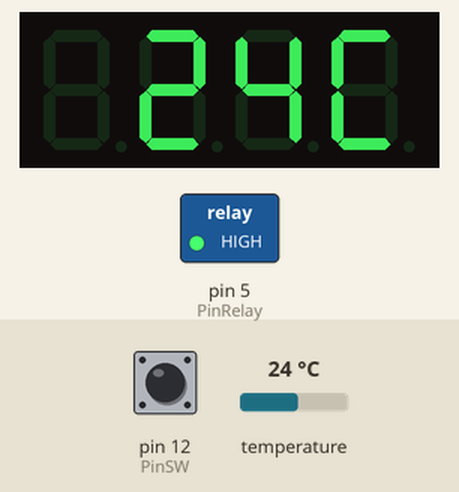
This sketch was run on a simulated Arduino Uno, built with avr-gcc and run on an emulated ATmega328P. Shown: 4-digit seven-segment display, switched loads named in the sketch (green lamp = pin HIGH). Inputs (shaded band) come from the test bench; at power-on: temperature 24 °C, pin 12 (PinSW) HIGH. Pins used as bus, display or sensor lines are not drawn.

Above: at 3.1 s.
3.2 s: temperature set to 33.2 °C
At 4.5 s:
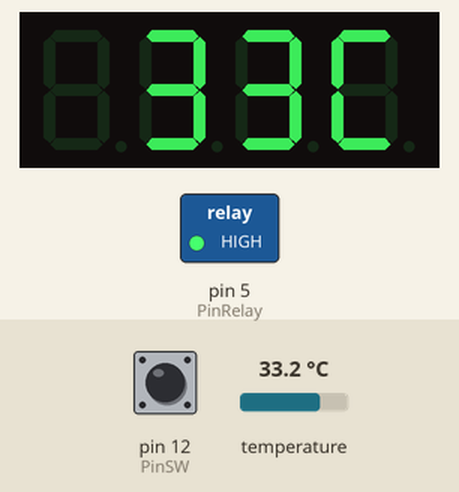
4.8 s: temperature set to 34.8 °C
At 6.0 s:
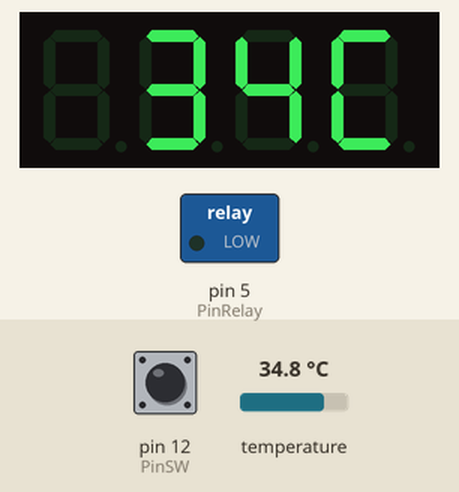
6.3 s: pin 12 (PinSW) pulled LOW for 3.2 s
At 11.5 s:
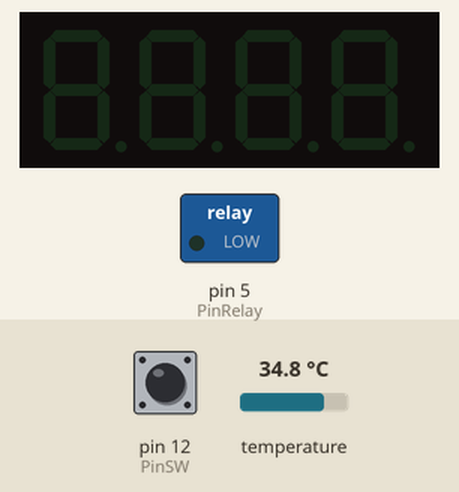
Timing chart, 0 to 13.0 s (numbered marks = the images above; inputs shaded):
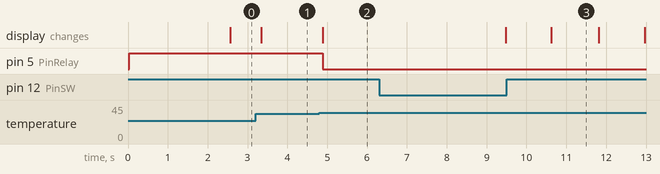

The sketch:

Code-DS18B20.ino
```cpp
//********************Temp Control Relay
int PinRelay = 5;
//********************Display
int PinClkLcd = 2;
int PinDioLcd = 3;
#include <TM1637.h>
#define CLK PinClkLcd
#define DIO PinDioLcd
TM1637 Display1(CLK, DIO);
//********************Temp
int PinVccTemp = 8;
int PinDataTemp = 9;
int PinGndTemp = 10;
#include <OneWire.h>
#include <DallasTemperature.h>
#define ONE_WIRE_BUS PinDataTemp
OneWire oneWire(ONE_WIRE_BUS);
DallasTemperature Temp(&oneWire);
int8_t Digitos[] = {8, 8, 8, 8};
int Temp_IN;
int TempSettings = 33;
//********************Switch
int PinSW = 12;
int TimeSW;
int TimeDisplay;
boolean Key;

void setup() {
  Temp.begin();
  Display1.set(7);
  Display1.init();
  Display1.display(Digitos);
  Display1.point(POINT_OFF);
  pinMode(PinSW, INPUT_PULLUP);
  pinMode(PinRelay, OUTPUT);
  pinMode(PinVccTemp, OUTPUT);
  pinMode(PinGndTemp, OUTPUT);
  digitalWrite(PinRelay, HIGH);
  digitalWrite(PinVccTemp, HIGH);
  Temp.requestTemperatures();
  delay(1000);
}

void loop() {
  Temp.requestTemperatures();
  Temp_IN = Temp.getTempCByIndex(0);
  int8_t Digit2 = Temp_IN % 10 ;
  int8_t Digit1 = (Temp_IN % 100) / 10 ;
  Digitos[3] = 12 ;
  Digitos[2] = Digit2 ;
  Digitos[1] = Digit1 ;
  Digitos[0] = 19 ;
  Display1.display(Digitos);
  while (digitalRead(PinSW) == 0) {
    TimeSW++;
    if (TimeSW >= 3000) Settings();
    delay(1);
  }
  TimeSW = 0;
  if (Temp_IN > TempSettings) digitalWrite(PinRelay, LOW);
  if (Temp_IN < TempSettings) digitalWrite(PinRelay, HIGH);
}

void Settings() {
  TimeSW = 0;
  Key = 1;
  while (true) {
    TimeSW++;
    TimeDisplay++;
    int8_t Digit2 = TempSettings % 10 ;
    int8_t Digit1 = (TempSettings % 100) / 10 ;
    if (TimeDisplay  < 100) {
      Digitos[3] = 12 ;
      Digitos[2] = Digit2 ;
      Digitos[1] = Digit1 ;
    } else {
      Digitos[3] = 19 ;
      Digitos[2] = 19 ;
      Digitos[1] = 19 ;
    }
    Digitos[0] = 19 ;
    if (TimeDisplay > 200) TimeDisplay = 0;
    Display1.display(Digitos);
    if (digitalRead(PinSW) == 0 && Key == 0) {
      Key = 1;
      TimeSW = 0;
      TempSettings++;
      if (TempSettings > 99 ) TempSettings = 0;
    }
    if (digitalRead(PinSW) == 1 && Key == 1)Key = 0;
    if (TimeSW >= 3000) break;
    delay(1);
  }
  TimeSW = 0;
}
```

Measured:
- the behaviour switches between 33.9 and 34 °C on temperature (found by bisection; images 1 and 2)
- after the input at 3.2 s, the display: changes after 0.14 s (image 1)
- after the input at 4.8 s, pin 5 (PinRelay): HIGH → LOW after 0.09 s; the display: changes after 0.09 s (image 2)
- after the input at 6.3 s, the display: first changes after 3.2 s (image 3 shows a later state)
